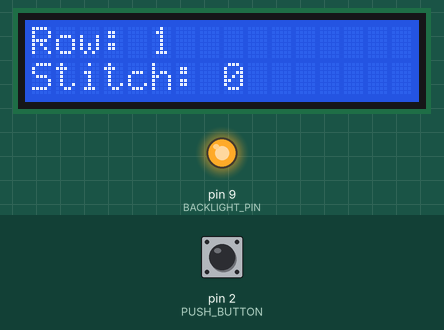
Recording of a sketch running on a simulated Arduino Uno, built with avr-gcc and run on an emulated ATmega328P. Parts: 16×2 character LCD, output pins drawn as LEDs (lit = HIGH). Inputs (shaded band) come from the test bench; at power-on: pin 2 (PUSH_BUTTON) LOW.

Above: at 1.2 s.
1.3 s: pin 2 (PUSH_BUTTON) pulled HIGH for 1 s
At 3.5 s:
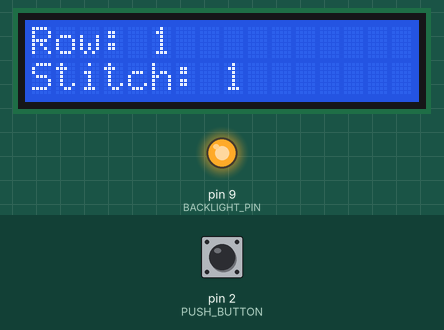
3.8 s: pin 2 (PUSH_BUTTON) pulled HIGH for 1 s
At 5.6 s:
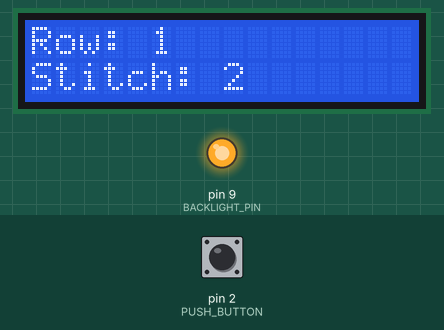
6.3 s: pin 2 (PUSH_BUTTON) pulled HIGH for 3.2 s
At 40.8 s:
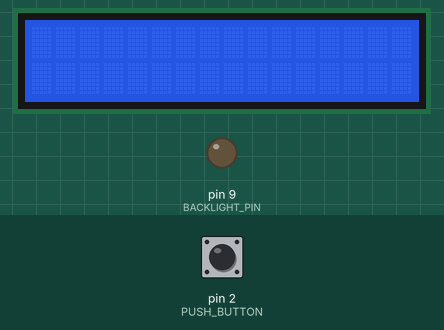
Timing chart, 0 to 41.1 s (numbered marks = the images above; inputs shaded):
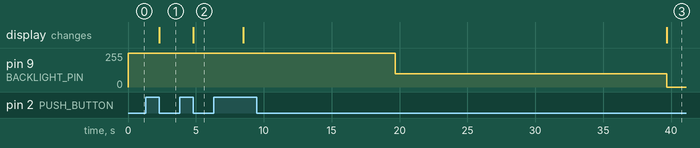

The sketch:

Toes.ino
```cpp
#include <LiquidCrystal.h>
#include <Narcoleptic.h>

volatile int roundNum = 1;
volatile int stitchNum = 0;
volatile int lastActivityTime = 0;
volatile int lastPressStart = 0;

const int AWAKE = 0;
const int HALF_SLEEP = 1;
const int FULL_SLEEP = 2;

const int BACKLIGHT_PIN = 9;
const int PUSH_BUTTON = 2;

const int NO_PRESS = 0;
const int SHORT_PRESS = 1;
const int MEDIUM_PRESS = 2;
const int LONG_PRESS = 3;

volatile int pressState = NO_PRESS;

volatile int sleepState = AWAKE;

void updateLastActivityTime();
int timeSinceLastActivity();

void setupButton();
void setupDisplay();
void buttonStateChange();
void updateDisplay(boolean);

void checkSleep();
boolean isSleeping();

void triggerHalfSleep();
void triggerFullSleep();
void triggerWake();

void onWake();

LiquidCrystal lcd(12, 11, 6, 5, 4, 3);

void setup() {
  setupButton();
  setupDisplay();
  updateLastActivityTime();
}

void setupButton() {
  pinMode(PUSH_BUTTON, INPUT);
  attachInterrupt( 0, buttonStateChange, CHANGE );
}

void setupDisplay() {
  pinMode(BACKLIGHT_PIN, OUTPUT);   // sets the pin as output
  analogWrite( BACKLIGHT_PIN, 255 );
  lcd.begin(16,2);
  updateDisplay(true);
}

void loop() {
  int duration = 0;
  delay(200);
  if ( lastPressStart > 0 ) {
    duration = millis() - lastPressStart;
    if ( pressState == MEDIUM_PRESS && duration > 5000 ) {
      roundNum = 1;
      stitchNum = 0;
      updateDisplay(true);
      pressState = NO_PRESS;
    } else if ( pressState == SHORT_PRESS && duration > 2000 ) {
      ++roundNum;
      stitchNum = 0;
      updateDisplay(true);
      pressState = MEDIUM_PRESS;
    }
  }

  checkSleep();
}

void buttonStateChange() {
  updateLastActivityTime();

  int duration = 0;
  int state = digitalRead( PUSH_BUTTON );

  if ( state == 1 ) {
    if ( isSleeping() ) {
      triggerWake();
      lastPressStart = 0;
      return;
    }
    pressState = SHORT_PRESS;
    lastPressStart = millis();
  } else if ( state == 0 ) {
    if ( lastPressStart == 0 ) {
      return;
    }
    duration = millis() - lastPressStart;
    lastPressStart = 0;

    if ( pressState == SHORT_PRESS && duration > 250 ) {
      ++stitchNum;
      updateDisplay(false);
    }
  }

}

void updateDisplay(boolean full) {
  updateLastActivityTime();
  if ( full ) {
    lcd.clear();
    lcd.setCursor(0,0);
    lcd.print("Row:");
    lcd.setCursor(0,1);
    lcd.print("Stitch:");
  }
  lcd.setCursor(5,0);
  lcd.print( roundNum );
  lcd.setCursor(8,1);
  lcd.print( stitchNum );
}

void checkSleep() {
  int idle = timeSinceLastActivity();

  if ( idle > ( 30 * 1000 ) ) {
    triggerFullSleep();
  } else if ( idle > ( 10 * 1000 ) ) {
    triggerHalfSleep();
  }

  if ( sleepState == FULL_SLEEP ) {
    Narcoleptic.delay( 2000 );
  }
}


void updateLastActivityTime() {
  lastActivityTime = millis();
}

int timeSinceLastActivity() {
  return millis() - lastActivityTime;
}

void triggerHalfSleep() {
  sleepState = HALF_SLEEP;
  analogWrite( BACKLIGHT_PIN, 100 );
}

void triggerFullSleep() {
  sleepState = FULL_SLEEP;
  analogWrite( BACKLIGHT_PIN, 0 );
  lcd.noDisplay();
}

void triggerWake() {
  sleepState = AWAKE;
  lcd.display();
  analogWrite( BACKLIGHT_PIN, 255 );
}

boolean isSleeping() {
  return (sleepState != AWAKE);
}

void onWake() {
  analogWrite( 9, 255 );
}
```

Measured:
- after the input at 1.3 s, the display: changes after 1.0 s (image 1)
- after the input at 3.8 s, the display: changes after 1.0 s (image 2)
- after the input at 6.3 s, the display: first changes after 2.2 s (image 3 shows a later state)
